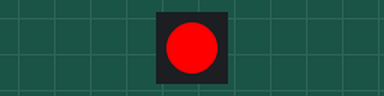
This sketch was run on a simulated ESP8266 (NodeMCU). Shown: 1 RGB LEDs in strip order, left to right.

Above: at 0.5 s.
At 1.5 s:
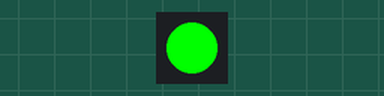
At 5.5 s:
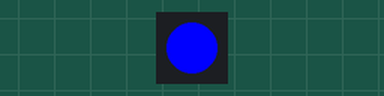
Timing chart, 0 to 6.9 s (numbered marks = the images above):
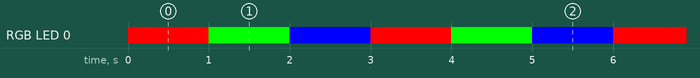

Measured:
- by itself, RGB LED 0: repeats every 3.0 s: RGB(0, 255, 0) 1.0 s, RGB(0, 0, 255) 1.0 s, RGB(255, 0, 0) 1.0 s
- by itself, everything shown: repeats every 3.0 s, in 3 steps

The sketch:

neopixel_example.ino
```cpp
#include <Adafruit_NeoPixel.h>
const int PIN = D3;
const int NUMPIXELS = 1;
Adafruit_NeoPixel pixels(NUMPIXELS, PIN, NEO_GRB + NEO_KHZ800);
void setup() {
pixels.begin();
}
void loop() {
pixels.setPixelColor(0, pixels.Color(255,0,0));
pixels.show();
delay(1000);
pixels.setPixelColor(0, pixels.Color(0,255,0));
pixels.show();
delay(1000);
pixels.setPixelColor(0, pixels.Color(0,0,255));
pixels.show();
delay(1000);
}
```
